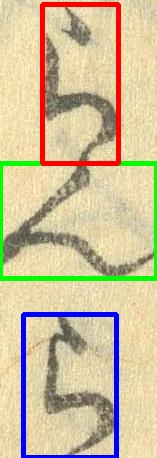
#> input picture data/split_test/10._test.jpg, 157 x 458 px
$ python -i split.py   (imports and definitions only)
#> lines starting #> are read from the running program, lines starting #| are printed output that depends on the picture; after the words box and inside, x2 and y2 are one past the last pixel; in counts of white or black regions, pixels touching at a corner belong together
import sys
from PIL import Image
import numpy as np
import cv2
from sklearn.cluster import KMeans
from sklearn.mixture import GaussianMixture

# [22 lines left out: functions pil2cv, cv2pil, not called in this run]

def denoize(cv_img):
    kernel = cv2.getStructuringElement(cv2.MORPH_RECT, (3,3))
    cv_img = cv2.morphologyEx(cv_img, cv2.MORPH_OPEN, kernel)
    cv_img = cv2.morphologyEx(cv_img, cv2.MORPH_CLOSE, kernel)
    return cv_img

# [31 lines left out: functions draw_kps, draw_centers, draw_bbox, gmplot, not called in this run]

def hist(imagePath, k=3):
#> called with imagePath = '../data/split_test/10._test.jpg', k = 3
    pil_img = Image.open( imagePath )
#> pil_img is the input picture: PIL image 157x458 RGB; mean R, G, B 206, 191.5, 156
    cv_img = cv2.cvtColor(np.array(pil_img), cv2.COLOR_RGB2BGR)
    gray_img = cv2.cvtColor(np.array(pil_img), cv2.COLOR_RGB2GRAY)
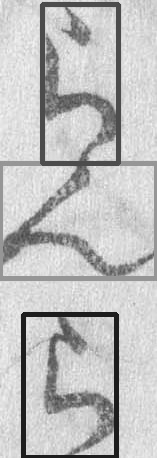
#> gray_img: shape (458, 157); min 24, max 246, mean 191.8
    th, binary_img = cv2.threshold(gray_img, 0, 255, cv2.THRESH_OTSU)
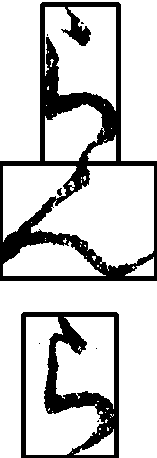
#> binary_img: shape (458, 157); 79.8% white; 7 black regions (5 under 20 px), largest, box (x1, y1, x2, y2) and area: (0, 2, 157, 281) 9694, (21, 312, 119, 458) 4793
#> th = 158
    denoize_img = denoize(binary_img)
#> in denoize, `cv_img = cv2.morphologyEx(cv_img, cv2.MORPH_OPEN, kernel)`:
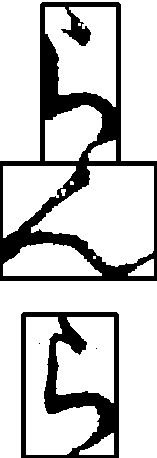
#> cv_img: shape (458, 157); 79.2% white; 4 black regions (2 under 20 px), largest, box (x1, y1, x2, y2) and area: (0, 2, 157, 281) 10040, (21, 312, 119, 458) 4941
#> in denoize, `cv_img = cv2.morphologyEx(cv_img, cv2.MORPH_CLOSE, kernel)`: cv_img: shape (458, 157); 79.2% white; 2 black regions, box (x1, y1, x2, y2) and area: (0, 2, 157, 281) 10004, (21, 312, 119, 458) 4930
    hist = np.array([sum([1 for pixel in row if pixel == 0]) for row in binary_img])
#> hist = 458 values, max 157 at index 161, min 0 at index 0, mean 31.66

    data = []
    for i, n in enumerate(hist):
        data.extend([i]*n)
#> this loop made 458 passes
#> n on passes 1 to 3: 0, 0, 77
#> after the loop, data = 14499 values from 2 to 457
    gm = GaussianMixture(k)
    gm.fit(np.array(data).reshape(-1, 1))
    prob = gm.predict_proba(np.linspace(0, len(hist), len(hist)).reshape(-1, 1))
#> prob = 458 rows, first 8: [5.88e-08, 1, 1.08e-20], [6.58e-08, 1, 1.33e-20], [7.36e-08, 1, 1.65e-20], [8.23e-08, 1, 2.03e-20], [9.19e-08, 1, 2.51e-20], [1.03e-07, 1, 3.1e-20], [1.15e-07, 1, 3.82e-20], [1.28e-07, 1, 4.7e-20]
    hist_labels = [np.argmax(p) for p in prob]
#> hist_labels = 458 values, max 2 at index 326, min 0 at index 189, mean 0.989

    #gmplot(gm, hist/sum(hist))

    order = list( dict.fromkeys( hist_labels ) )
#> order = [1, 0, 2]
    images = []
    top = 0
    for o in order:
        hsize = hist_labels.count( o )
        images.append( Image.fromarray( gray_img[ top : top + hsize ] ) )
        top += hsize
#> this loop made 3 passes
#> (hsize, top) on passes 1, 3: (189, 189), (132, 458)
#> (o, hsize, top) on pass 2: (0, 137, 326)
#> after the loop, images = 3 items; top = 458
    return images
    #後で消す
    #colors = [(255, 0, 0), (0, 255, 0), (0, 0, 255), (0, 255, 255)]
    #hist_img = np.array([
    #    [colors[l] if i < n else (255, 255, 255) for i in range(gray_img.shape[1])]
    #    for n, l in zip(hist, hist_labels)],
    #    dtype=np.uint8)

    #result = cv2.hconcat((cv_img, cv2.cvtColor(denoize_img, cv2.COLOR_GRAY2BGR), hist_img))

    #return Image.fromarray(cv2.cvtColor(result, cv2.COLOR_BGR2RGB))
    #ここまで
# [112 lines left out: functions kmeans, kmeans_black, not called in this run]
    #return Image.fromarray(cv2.cvtColor(kmeans_img, cv2.COLOR_BGR2RGB))

# [8 lines not run here, left out]

>>> result = hist('../data/split_test/10._test.jpg')
#> result = 3 items
